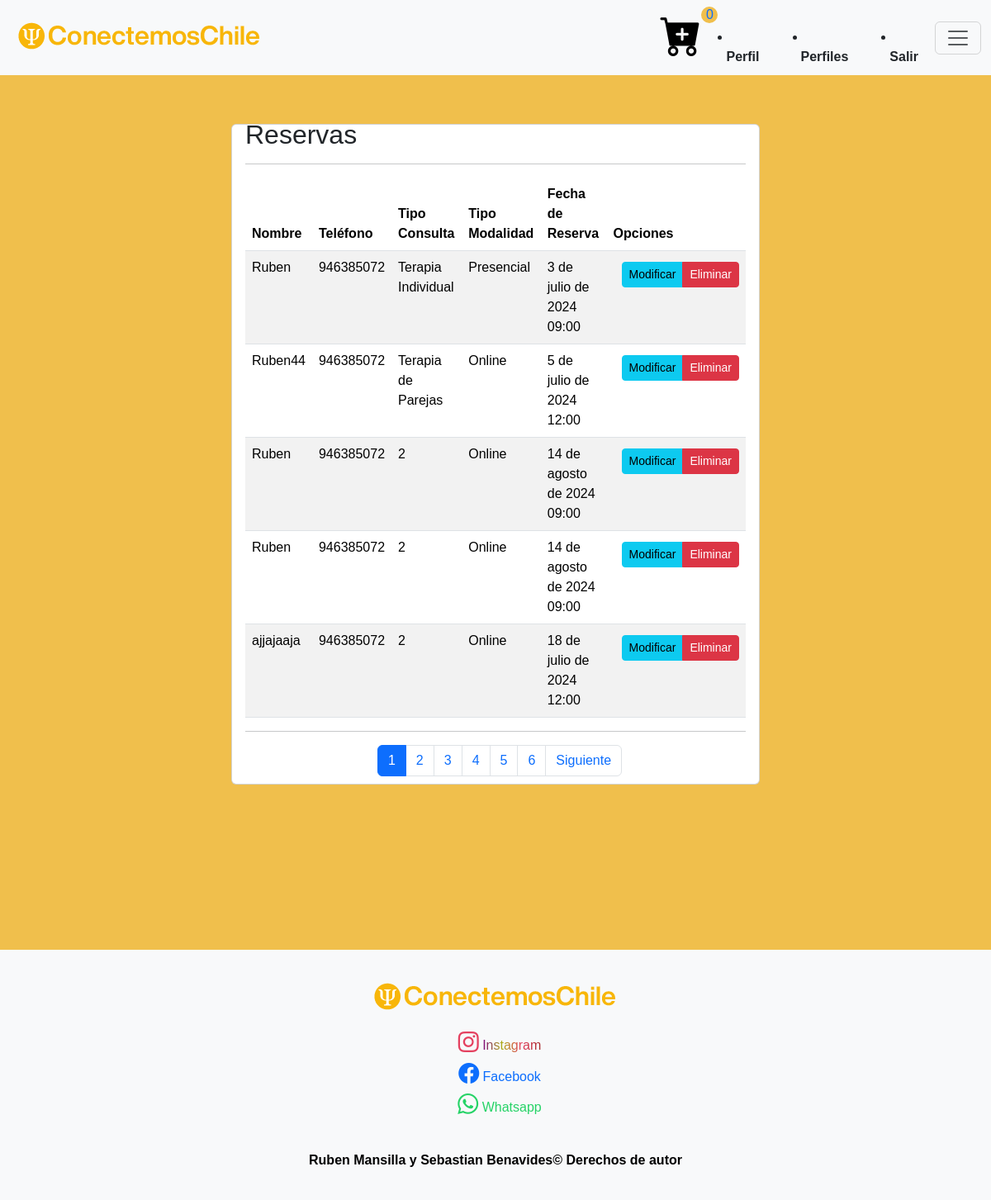
Screenshot of /listar-reservas/ (signed in) with the database file from the repository.
### core/models.py (models this page shows, shortened)
class ReservaHora(models.Model):
    user = models.ForeignKey(User, on_delete=models.CASCADE, null=True, blank=True)
    nombre = models.CharField(max_length=50)
    apellido = models.CharField(max_length=50)
    telefono = models.IntegerField()
    tipo_consulta = models.IntegerField(choices=opciones_consulta)
    tipo_modalidad = models.IntegerField(choices=opciones_modalidad)
    fecha = models.DateField(default=datetime.now)
    hora = models.CharField(max_length=5, default='09:00')

### core/views.py (the view)
# urls.py: path('listar-reservas/', listar_reserva, name="listar_reserva"),
def listar_reserva(request):
    if request.user.is_authenticated:
        if request.user.is_staff or request.user.is_superuser:
            reservas = ReservaHora.objects.all()
        else:
            reservas = ReservaHora.objects.filter(user=request.user)
        page = request.GET.get('page', 1)
        try:
            paginator = Paginator(reservas, 5)
            reservas = paginator.get_page(page)
        except:
            raise Http404
        data = {
            'reservas': reservas,
            'paginator': paginator
        }
        return render(request, 'core/reserva/listar.html', data)
    else:
        return redirect('login')  # Redirige a login si no está autenticado

### core/templates/core/reserva/listar.html (shortened to what this page needs)
{% extends 'core/base.html' %}
{% load static %}
{% block content %}
<link rel="stylesheet" href="{% static 'core/css/estilo-listar.css' %}">
{% if user.is_authenticated %}
<div style="padding-top: 150px;"></div>
<div class="card">
    <div class="card-body">
        {% if request.user.is_superuser %}
        <h2>Reservas</h2>
        <hr>
        {%else%}
        <h2>Mis Reservas</h2>
        <hr>
        {%endif%}
        <div class="table-responsive">
            <table class="table table-striped table-hover">
                <thead>
                    <tr>
                        <th>Nombre</th>
                        <th>Teléfono</th>
                        <th>Tipo Consulta</th>
                        <th>Tipo Modalidad</th>
                        <th>Fecha de Reserva</th>
                        {% if user.is_superuser %}
                        <th>Opciones</th>
                        {% endif %}
                    </tr>
                </thead>
                <tbody>
                    {% for r in reservas %}
                    <tr>
                        <td>{{ r.nombre }}</td>
                        <td>{{ r.telefono }}</td>
                        <td>{{ r.get_tipo_consulta_display }}</td>
                        <td>{{ r.get_tipo_modalidad_display }}</td>
                        <td>{{ r.fecha }} {{ r.hora }} </td>
                        {% if user.is_superuser %}
                        <td>
                            <div class="btn-group" role="group">
                                <a href="{% url 'modificar_reserva' r.id %}" class="btn btn-info btn-sm">Modificar</a>
                                <a href="{% url 'eliminar_reserva' r.id %}" class="btn btn-danger btn-sm">Eliminar</a>
                            </div>
                        </td>
                        {% endif %}
                    </tr>
                    {% endfor %}
                </tbody>
            </table>
            <hr>
        {% include 'core/reserva/paginator.html' %}
        </div>
    </div>
</div>
<div style="padding-bottom: 200px;"></div>
{% endif %}
{% endblock %}

### core/static/core/css/estilo-inicio-login.css (style rules this page uses)
.card { display: flex; justify-content: center; align-items: center; height: 100vh; width: 40rem; margin: auto; }
h5,a { text-decoration: none; display: inline; margin-left: 10px; }

### core/static/core/css/estilo-footer.css (style rules this page uses)
body { display: flex; flex-direction: column; min-height: 100vh; }

### core/static/core/css/estilo-body.css (style rules this page uses)
body { font-family: Arial, sans-serif; margin: 0; padding: 0; background-color: #f0bf4c; position: relative; }

### core/static/core/css/estilo-listar.css (style rules this page uses)
.btn-group { margin-top: 5px; }

### rows the page displays
ReservaHora: nombre "Ruben", telefono "946385072", tipo_consulta "Terapia Individual", tipo_modalidad "Presencial", fecha "3 de julio de 2024", hora "09:00"
ReservaHora: nombre "Ruben44", telefono "946385072", tipo_consulta "Terapia de Parejas", tipo_modalidad "Online", fecha "5 de julio de 2024", hora "12:00"
ReservaHora: nombre "Ruben", telefono "946385072", tipo_consulta "2", tipo_modalidad "Online", fecha "14 de agosto de 2024", hora "09:00"
ReservaHora: nombre "Ruben", telefono "946385072", tipo_consulta "2", tipo_modalidad "Online", fecha "14 de agosto de 2024", hora "09:00"
ReservaHora: nombre "ajjajaaja", telefono "946385072", tipo_consulta "2", tipo_modalidad "Online", fecha "18 de julio de 2024", hora "12:00"

### other values shown
{{ page }} "1" "2" "3" "4" "5" "6"
